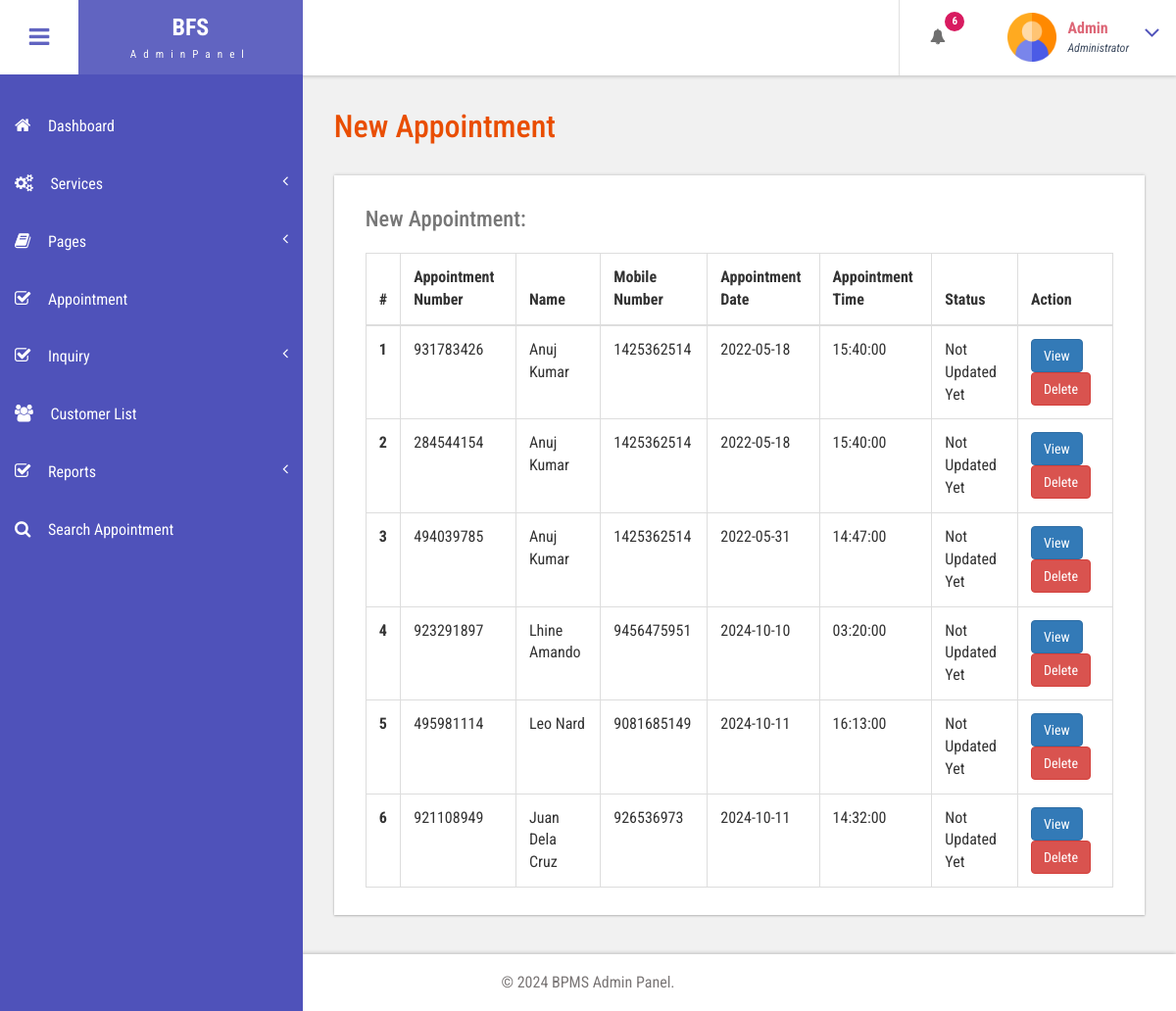
The page /bfs/admin/new-appointment.php (signed in) on the database as committed earlier.
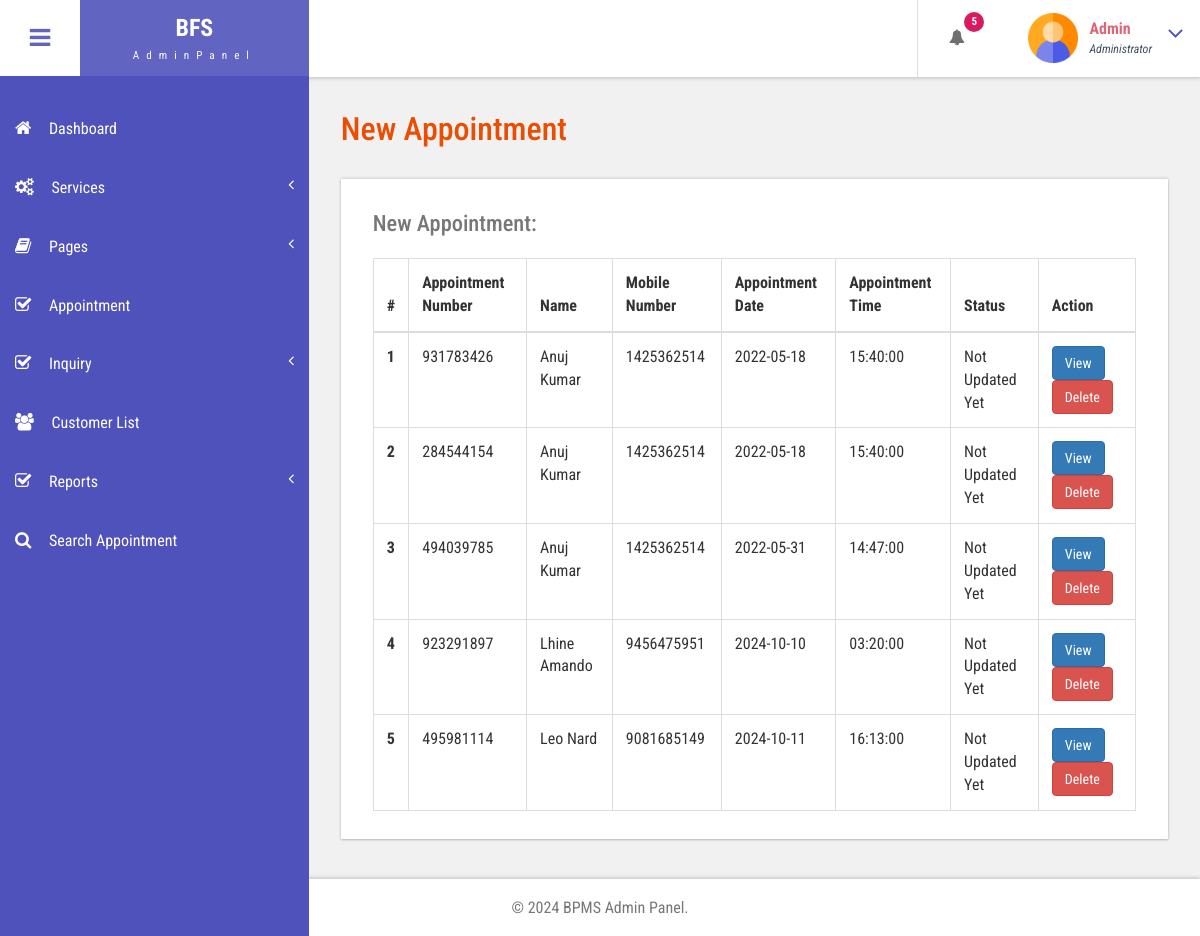
The same page on the database as committed later.
### tables this page shows
CREATE TABLE `tblbook` (
  `ID` int(10) NOT NULL,
  `UserID` int(10) DEFAULT NULL,
  `AptNumber` int(10) DEFAULT NULL,
  `AptDate` date DEFAULT NULL,
  `AptTime` time DEFAULT NULL,
  `Service` varchar(50) NOT NULL,
  `Message` mediumtext DEFAULT NULL,
  `BookingDate` timestamp NULL DEFAULT current_timestamp(),
  `Remark` varchar(250) DEFAULT NULL,
  `Status` varchar(250) DEFAULT NULL,
  `RemarkDate` timestamp NULL DEFAULT NULL ON UPDATE current_timestamp()
);

CREATE TABLE `tbluser` (
  `ID` int(10) NOT NULL,
  `FirstName` varchar(120) DEFAULT NULL,
  `LastName` varchar(250) DEFAULT NULL,
  `MobileNumber` bigint(10) DEFAULT NULL,
  `Email` varchar(120) DEFAULT NULL,
  `Password` varchar(120) DEFAULT NULL,
  `account_activation_hash` varchar(64) DEFAULT NULL,
  `RegDate` timestamp NULL DEFAULT current_timestamp()
);

### bfs/admin/new-appointment.php (the view, shortened to what this page needs)
<?php
include('includes/dbconnection.php');
if (strlen($_SESSION['bpmsaid']==0)) {
  header('location:logout.php');
  } else{
  ?>
<!DOCTYPE HTML>
<html>
<head>
<link href="css/bootstrap.css" rel='stylesheet' type='text/css' />
<link href="css/style.css" rel='stylesheet' type='text/css' />
<link href="css/font-awesome.css" rel="stylesheet">
<link href="css/animate.css" rel="stylesheet" type="text/css" media="all">
<link href="css/custom.css" rel="stylesheet">
</head>
<body class="cbp-spmenu-push">
	<div class="main-content">
		 <?php include_once('includes/sidebar.php');?>
		 <?php include_once('includes/header.php');?>
		<div id="page-wrapper">
			<div class="main-page">
				<div class="tables">
					<h3 class="title1">New Appointment</h3>
					<div class="table-responsive bs-example widget-shadow">
						<h4>New Appointment:</h4>
						<table class="table table-bordered"> <thead> <tr> <th>#</th> <th> Appointment Number</th> <th>Name</th><th>Mobile Number</th> <th>Appointment Date</th><th>Appointment Time</th>
							<th>Status</th><th>Action</th> </tr> </thead> <tbody>
<?php
$ret=mysqli_query($con,"select tbluser.FirstName,tbluser.LastName,tbluser.Email,tbluser.MobileNumber,tblbook.ID as bid,tblbook.AptNumber,tblbook.AptDate,tblbook.AptTime,tblbook.Message,tblbook.BookingDate,tblbook.Status from tblbook join tbluser on tbluser.ID=tblbook.UserID where tblbook.Status is null");
$cnt=1;
while ($row=mysqli_fetch_array($ret)) {
?>
						 <tr> <th scope="row"><?php echo $cnt;?></th> <td><?php  echo $row['AptNumber'];?></td> <td><?php  echo $row['FirstName'];?> <?php  echo $row['LastName'];?></td><td><?php  echo $row['MobileNumber'];?></td><td><?php  echo $row['AptDate'];?></td> <td><?php  echo $row['AptTime'];?></td><?php if($row['Status']==""){ ?>
                     <td class="font-w600"><?php echo "Not Updated Yet"; ?></td>
                     <?php } else { ?>
                      <td><?php  echo $row['Status'];?></td><?php } ?>
                      <td><a href="view-appointment.php?viewid=<?php echo $row['bid'];?>" class="btn btn-primary">View</a>
<a href="new-appointment.php?delid=<?php echo $row['bid'];?>" class="btn btn-danger" onClick="return confirm('Are you sure you want to delete?')">Delete</a></td> </tr>   <?php
$cnt=$cnt+1;
}?></tbody> </table>
					</div>
				</div>
			</div>
		</div>
		 <?php include_once('includes/footer.php');?>
	</div>
</body>
</html>
<?php }  ?>

### bfs/admin/includes/header.php (shortened to what this page needs)
<div class="sticky-header header-section ">
      <div class="header-left">
        <button id="showLeftPush"><i class="fa fa-bars"></i></button>
        <div class="logo">
          <a href="index.html">
            <h1>BFS</h1>
            <span>AdminPanel</span>
          </a>
        </div>
      </div>
      <div class="header-right">
        <div class="profile_details_left">
          <ul class="nofitications-dropdown">
            <?php
$ret1=mysqli_query($con,"select tbluser.FirstName,tbluser.LastName,tblbook.ID as bid,tblbook.AptNumber from tblbook join tbluser on tbluser.ID=tblbook.UserID where tblbook.Status is null");
$num=mysqli_num_rows($ret1);
?>
            <li class="dropdown head-dpdn">
              <a href="#" class="dropdown-toggle" data-toggle="dropdown" aria-expanded="false"><i class="fa fa-bell"></i><span class="badge blue"><?php echo $num;?></span></a>
            </li>
          </ul>
          <div class="clearfix"> </div>
        </div>
        <div class="profile_details">
        <?php
$adid=$_SESSION['bpmsaid'];
$ret=mysqli_query($con,"select AdminName from tbladmin where ID='$adid'");
$row=mysqli_fetch_array($ret);
$name=$row['AdminName'];
?>
          <ul>
            <li class="dropdown profile_details_drop">
              <a href="#" class="dropdown-toggle" data-toggle="dropdown" aria-expanded="false">
                <div class="profile_img">
                  <span class="prfil-img"><img src="images/admin.png" alt="" width="50" height="50"> </span>
                  <div class="user-name">
                    <p><?php echo $name; ?></p>
                    <span>Administrator</span>
                  </div>
                  <i class="fa fa-angle-down lnr"></i>
                  <div class="clearfix"></div>
                </div>
              </a>
            </li>
          </ul>
        </div>
      </div>
      <div class="clearfix"> </div>
    </div>

Rows that differ between the two databases and show on the page:
removed tblbook: AptNumber "921108949", UserID.FirstName "Juan", UserID.LastName "Dela Cruz", UserID.MobileNumber "926536973", AptDate "2024-10-11", AptTime "14:32:00", shows "Not Updated Yet"
Other text that changed with them:
$num: "6" → "5"
